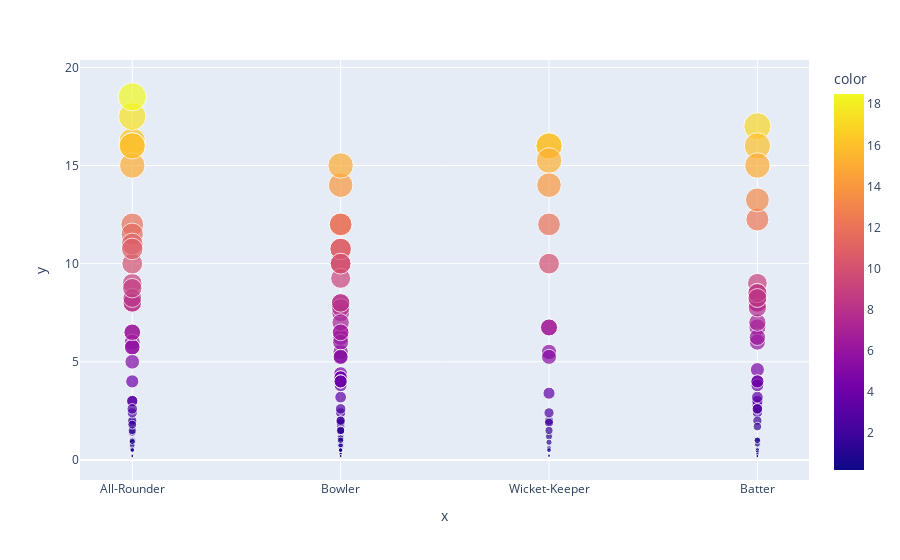

Notebook code for this chart:
### Code cell
px.scatter(team,type,price,color=price,hover_name=data['Team'],size=price)

### Figure 1 — Plotly figure (JSON) as saved in the notebook; plotly's stock layout.template omitted (floating-point values rounded to 4 significant figures; data arrays with more than 128 entries replaced by an {"elided": "..."} marker saying what was removed)
{"data": [{"hovertemplate": "<b>%{hovertext}</b><br><br>x=%{x}<br>y=%{y}<br>size=%{marker.size}<br>color=%{marker.color}<extra></extra>", "hovertext": {"elided": "243 str values"}, "legendgroup": "", "marker": {"color": {"elided": "243 float values"}, "coloraxis": "coloraxis", "size": {"elided": "243 float values"}, "sizemode": "area", "sizeref": 0.04625, "symbol": "circle"}, "mode": "markers", "name": "", "orientation": "v", "showlegend": false, "type": "scatter", "x": {"elided": "243 str values"}, "xaxis": "x", "y": {"elided": "243 float values"}, "yaxis": "y"}], "layout": {"coloraxis": {"colorbar": {"title": {"text": "color"}}, "colorscale": [[0, "#0d0887"], [0.1111, "#46039f"], [0.2222, "#7201a8"], [0.3333, "#9c179e"], [0.4444, "#bd3786"], [0.5556, "#d8576b"], [0.6667, "#ed7953"], [0.7778, "#fb9f3a"], [0.8889, "#fdca26"], [1, "#f0f921"]]}, "legend": {"itemsizing": "constant", "tracegroupgap": 0}, "margin": {"t": 60}, "xaxis": {"anchor": "y", "domain": [0, 1], "title": {"text": "x"}}, "yaxis": {"anchor": "x", "domain": [0, 1], "title": {"text": "y"}}}}
